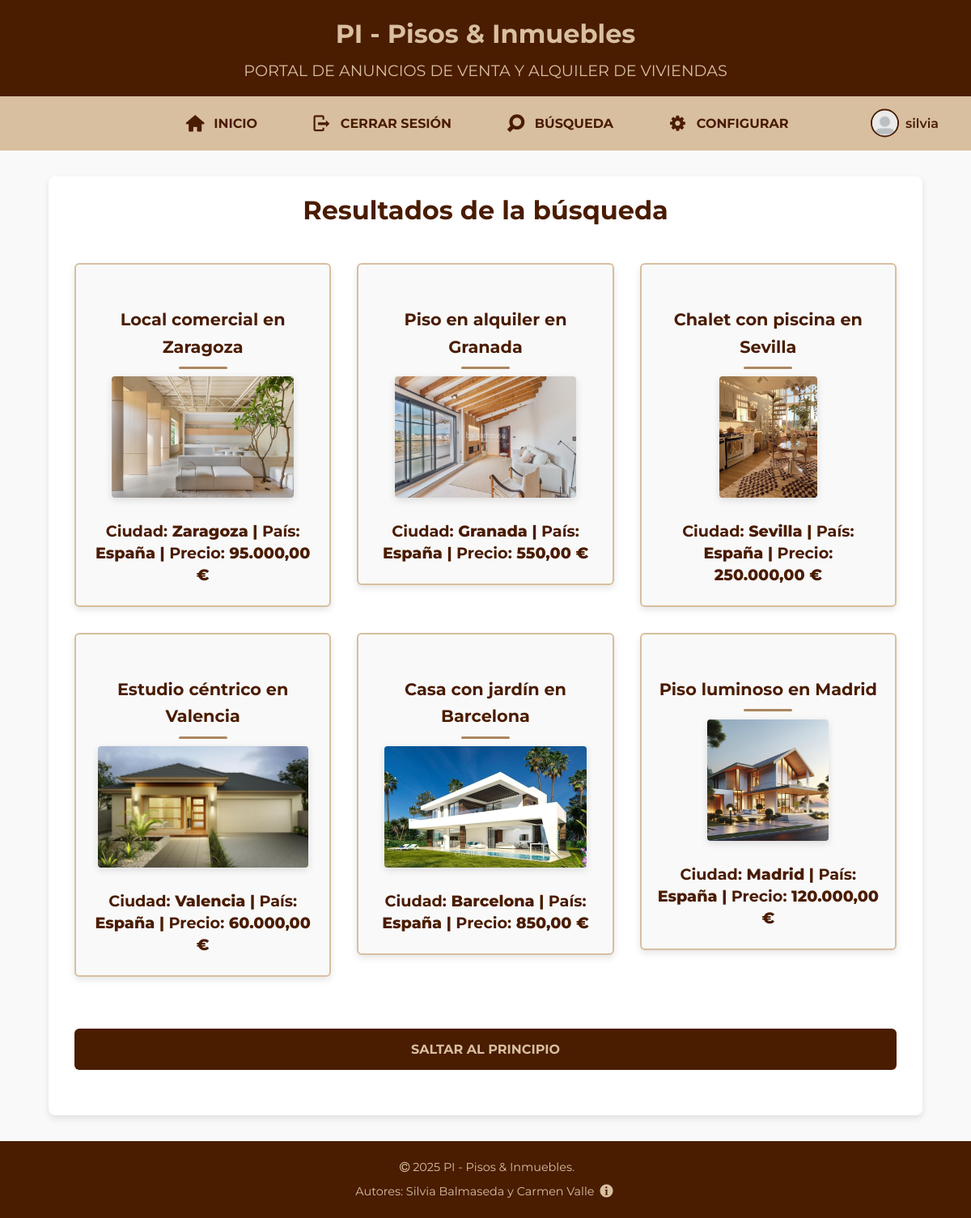
/resultados.php (signed in), run on the app's committed database.
### tables this page shows
CREATE TABLE `anuncios` (
  `IdAnuncio` int(11) NOT NULL,
  `TAnuncio` smallint(6) DEFAULT NULL,
  `TVivienda` smallint(6) DEFAULT NULL,
  `FPrincipal` varchar(200) DEFAULT NULL,
  `Alternativo` varchar(255) NOT NULL,
  `Titulo` varchar(255) DEFAULT NULL,
  `Precio` double(10,2) DEFAULT NULL,
  `Texto` text DEFAULT NULL,
  `Ciudad` varchar(100) DEFAULT NULL,
  `Pais` int(11) DEFAULT NULL,
  `Superficie` double(10,2) DEFAULT NULL,
  `NHabitaciones` int(11) DEFAULT NULL,
  `NBanyos` int(11) DEFAULT NULL,
  `Planta` int(11) DEFAULT NULL,
  `Anyo` int(11) DEFAULT NULL,
  `FRegistro` datetime DEFAULT NULL,
  `Usuario` int(11) DEFAULT NULL
);

CREATE TABLE `paises` (
  `IdPaises` int(11) NOT NULL,
  `NomPais` text NOT NULL
);

### includes/precio.php (called while the page is built, shortened)
<?php
if (!function_exists('resolve_image_url')) {
    function resolve_image_url($fotoCandidate) {
        $basename = basename($fotoCandidate);
        $pathRootImg = __DIR__ . '/../imagenes/' . $basename;
        $pathPractica = __DIR__ . '/../DAW/practica/imagenes/' . $basename;
        if (file_exists($pathPractica)) return 'DAW/practica/imagenes/' . $basename;
        return 'DAW/practica/imagenes/anuncio2.jpg';
    }
}
?>

### resultados.php (the view, shortened to what this page needs)
<?php
require_once("cabecera.inc");
require_once("inicioLog.inc");
require_once __DIR__ . '/includes/conexion.php';
require_once __DIR__ . '/includes/precio.php';
?>
<main>
    <h2>Resultados de la búsqueda</h2>
    <section>
        <?php
        $sql = "SELECT a.IdAnuncio, a.Titulo, a.FPrincipal, a.FRegistro, a.Ciudad, p.NomPais, a.Precio
                FROM Anuncios a
                                      LEFT JOIN Paises p ON a.Pais = p.IdPaises
                WHERE 1";
        $params = [];
        $sql .= " ORDER BY a.FRegistro DESC";
        try {
            $stmt = $conexion->prepare($sql);
            $stmt->execute($params);
            $resultados = $stmt->fetchAll(PDO::FETCH_ASSOC);
        } catch (Exception $e) {
            $resultados = [];
        }
        if (empty($resultados)) {
            echo '<p>No se han encontrado anuncios que cumplan los filtros.</p>';
        } else {
            foreach ($resultados as $r) {
                $img = resolve_image_url($r['FPrincipal'] ?? '');
                $titulo = htmlspecialchars($r['Titulo'] ?: 'Sin título');
                $ciudad = htmlspecialchars($r['Ciudad'] ?: '—');
                $pais = htmlspecialchars($r['NomPais'] ?: '—');
                $precio = $r['Precio'] !== null ? number_format((float)$r['Precio'], 2, ',', '.') . ' €' : '—';
                echo "<article><h2><a href=\"anuncio.php?id={$r['IdAnuncio']}\">{$titulo}</a></h2><a href=\"anuncio.php?id={$r['IdAnuncio']}\"><img src=\"{$img}\" alt=\"{$titulo}\" width=\"200\"></a><p><strong>Ciudad:</strong> {$ciudad} | <strong>País:</strong> {$pais} | <strong>Precio:</strong> {$precio}</p></article>";
            }
        }
        ?>
    </section>
    <?php require_once("salto.inc"); ?>
</main>
<?php require_once("pie.inc"); ?>

### DAW/practica/css/general.css (style rules this page uses)
:root { --color-principal: #4a1c00; --color-secundario: #d8bf9f; --color-acento: #ab875f; --color-hover: #162500; --color-fondo: #f9f9f9; --color-texto: #333; --color-field: #fefaf5; --color-blanco: #fff; --radio-borde: 6px; --sombra: 0 4px 8px rgba(0, 0, 0, 0.1); --sombra-int: inset 0 0 5px rgba(0, 0, 0, 0.05); --fuente-base: 'Montserrat', 'Segoe UI', Tahoma, Geneva, Verdana, sans-serif; --tamano-base: 16px; --linea-base: 1.6; }
* { margin: 0; padding: 0; box-sizing: border-box; }
body { font-family: var(--fuente-base); font-size: var(--tamano-base); line-height: var(--linea-base); background-color: var(--color-fondo); color: var(--color-texto); }
a { color: var(--color-principal); text-decoration: none; }
main { max-width: 90%; margin: 2rem auto; padding: 1rem; background-color: var(--color-blanco); border-radius: 8px; box-shadow: var(--sombra); }
main h2 { color: var(--color-principal); font-size: 2rem; margin-bottom: 1rem; text-align: center; }
main img { display: block; margin: 1rem auto; border-radius: 8px; box-shadow: 0 4px 12px rgba(0, 0, 0, 0.15); }
section h2 { color: var(--color-hover); text-align: center; margin: 2rem auto 1.5rem; font-size: 1.8rem; position: relative; padding-bottom: 0.5rem; }
section h2::after { content: ""; display: block; width: 60px; height: 3px; background-color: var(--color-acento); margin: 0.5rem auto 0; border-radius: 2px; }

### DAW/practica/css/resultados.css (style rules this page uses)
section { display: grid; grid-template-columns: repeat(auto-fit, minmax(260px, 1fr)); gap: 2rem; margin: 2.5rem auto; max-width: 1100px; padding: 0 1rem; justify-items: stretch; align-items: start; }
article { background-color: var(--color-fondo); border: 2px solid var(--color-secundario); border-radius: var(--radio-borde); padding: 1.2rem; text-align: center; box-shadow: var(--sombra); transition: transform 0.3s ease, box-shadow 0.3s ease; display: flex; flex-direction: column; align-items: center; justify-content: space-between; min-height: 340px; }
article img { width: 100%; max-width: 260px; height: 150px; object-fit: cover; border-radius: calc(var(--radio-borde) - 2px); margin: 0 auto 1rem; box-shadow: 0 3px 10px rgba(0, 0, 0, 0.12); transition: transform 0.25s ease, box-shadow 0.25s ease; }
article h2, article h2 { color: var(--color-principal); font-size: 1.3rem; margin-bottom: 0.6rem; border: none; padding: 0; transition: color 0.3s ease; }
article a { color: inherit; text-decoration: none; }
article p { margin: 0.3rem 0; font-size: 0.95rem; color: var(--color-texto); line-height: 1.4; width: 100%; }
article p:nth-of-type(1) { font-size: 0.95rem; color: var(--color-texto); }
article p:last-of-type { color: var(--color-principal); font-size: 1.2rem; margin-top: 0.75rem; font-weight: 800; }

### DAW/practica/css/print-index.css (style rules this page uses)
* { box-shadow: none !important; text-shadow: none !important; }
body { font-family: Georgia, 'Times New Roman', serif; font-size: 12pt; line-height: 1.5; background-color: white; color: black; }
main { max-width: 100%; background-color: white !important; margin: 0; padding: 0; }
h2 { font-size: 16pt; color: #4a1c00 !important; margin-top: 20pt; margin-bottom: 10pt; border-bottom: 1pt solid #ab875f; padding-bottom: 5pt; page-break-after: avoid; }
p { margin-bottom: 8pt; orphans: 3; widows: 3; }
a { color: #4a1c00 !important; text-decoration: underline; }
img { max-width: 100% !important; height: auto !important; page-break-inside: avoid; }
h2, h3, h4, h5, h6 { page-break-after: avoid; }
ul, ol, img, table, article, fieldset { page-break-inside: avoid; }
body::after { content: "Documento impreso el " attr(data-fecha); display: block; text-align: center; font-size: 9pt; font-style: italic; color: #666 !important; margin-top: 20pt; page-break-before: avoid; }

### DAW/practica/css/accesibilidad.css (style rules this page uses)
:root { --fuente-base: 'Montserrat', 'Segoe UI', Tahoma, Geneva, Verdana, sans-serif; --tamano-base: 20px; --linea-base: 1.9; }
body { font-family: var(--fuente-base); font-size: var(--tamano-base); line-height: var(--linea-base); }
main { font-size: 1.2rem; }
main h2 { font-size: 2.4rem; margin-bottom: 1.2rem; }
main p { font-size: 1.2rem; margin-bottom: 1rem; }
section h2 { font-size: 2.4rem; margin-bottom: 1.5rem; }
section p { font-size: 1.2rem; }
a { font-size: 1.2rem; }

### data on the page
anuncios: Titulo "Local comercial en Zaragoza", FPrincipal (picture), Ciudad "Zaragoza", Pais.NomPais "España", Precio "95.000,00 €"
anuncios: Titulo "Piso en alquiler en Granada", FPrincipal (picture), Ciudad "Granada", Pais.NomPais "España", Precio "550,00 €"
anuncios: Titulo "Chalet con piscina en Sevilla", FPrincipal (picture), Ciudad "Sevilla", Pais.NomPais "España", Precio "250.000,00 €"
anuncios: Titulo "Estudio céntrico en Valencia", FPrincipal (picture), Ciudad "Valencia", Pais.NomPais "España", Precio "60.000,00 €"
anuncios: Titulo "Casa con jardín en Barcelona", FPrincipal (picture), Ciudad "Barcelona", Pais.NomPais "España", Precio "850,00 €"
anuncios: Titulo "Piso luminoso en Madrid", FPrincipal (picture), Ciudad "Madrid", Pais.NomPais "España", Precio "120.000,00 €"

### other printed values
$_SESSION['usuario'] "silvia"
